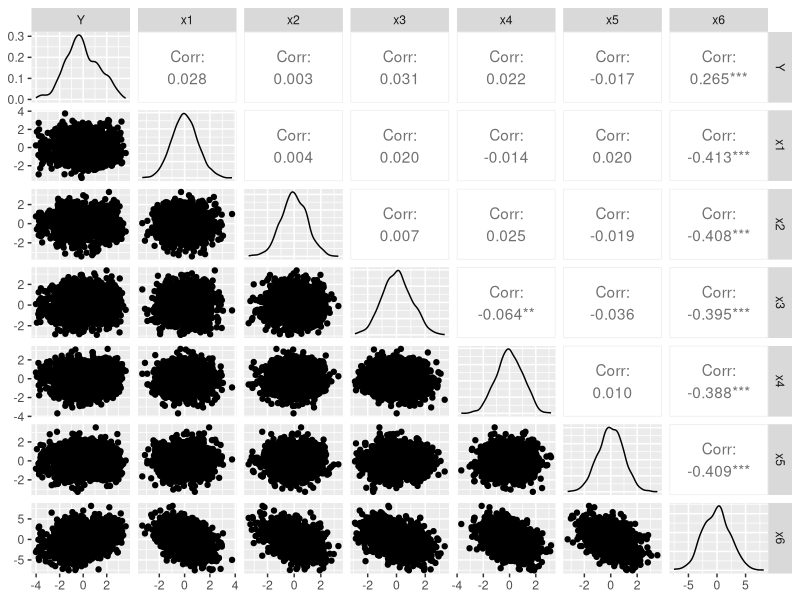
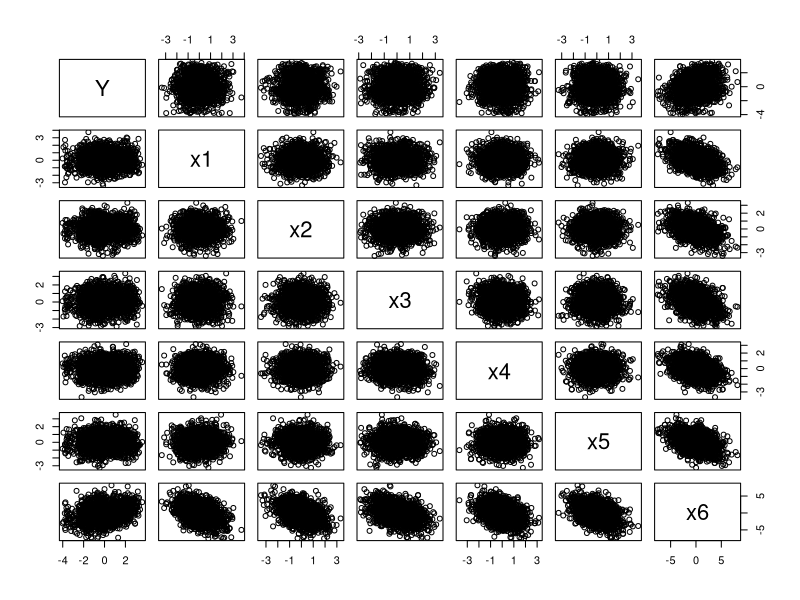
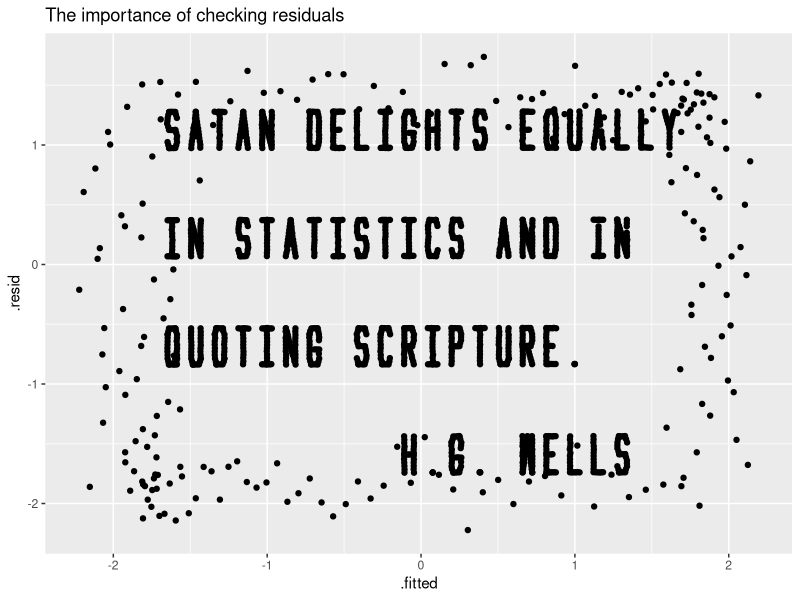
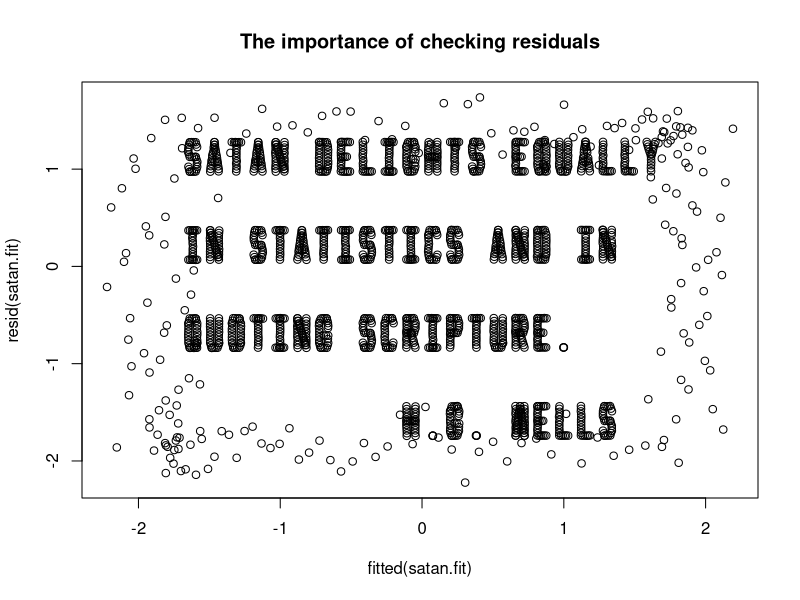

Recreate these plots in R, in order.
#  The importance of checking residuals.
#  2014-05-24 CJS First Edition

#   This dataset is extracted from:
#
#     Leonard A. Stefanski, (2007)
#     Residual Sur(Realism)'
#     American Statistician,  61, 163-177.

#   Also check out the website at:
#     http://www4.stat.ncsu.edu/~stefanski/NSF_Supported/Hidden_Images/stat_res_plots.html 

options(useFancyQuotes=FALSE) # renders summary output corrects

library(GGally)
library(ggplot2)

satan <- read.csv("residualcheck.csv",header=TRUE, as.is=TRUE, strip.white=TRUE)

head(satan)

# Casement plot (all possible pairs)
ggpairs(satan)

# Same in Base R
pairs(satan)


# DO the multiple regression
satan.fit <- lm(Y ~ x1 + x2 + x3 + x4 + x5 + x6, data=satan)
summary(satan.fit) # loot at the individual estimates

# Look at the residual plots
satan.fit.f <- fortify(satan.fit)
ggplot(data=satan.fit.f, aes(x=.fitted, y=.resid))+
  ggtitle("The importance of checking residuals")+
  geom_point()


# same plot in base R graphics
plot(fitted(satan.fit), resid(satan.fit),
     main='The importance of checking residuals')
